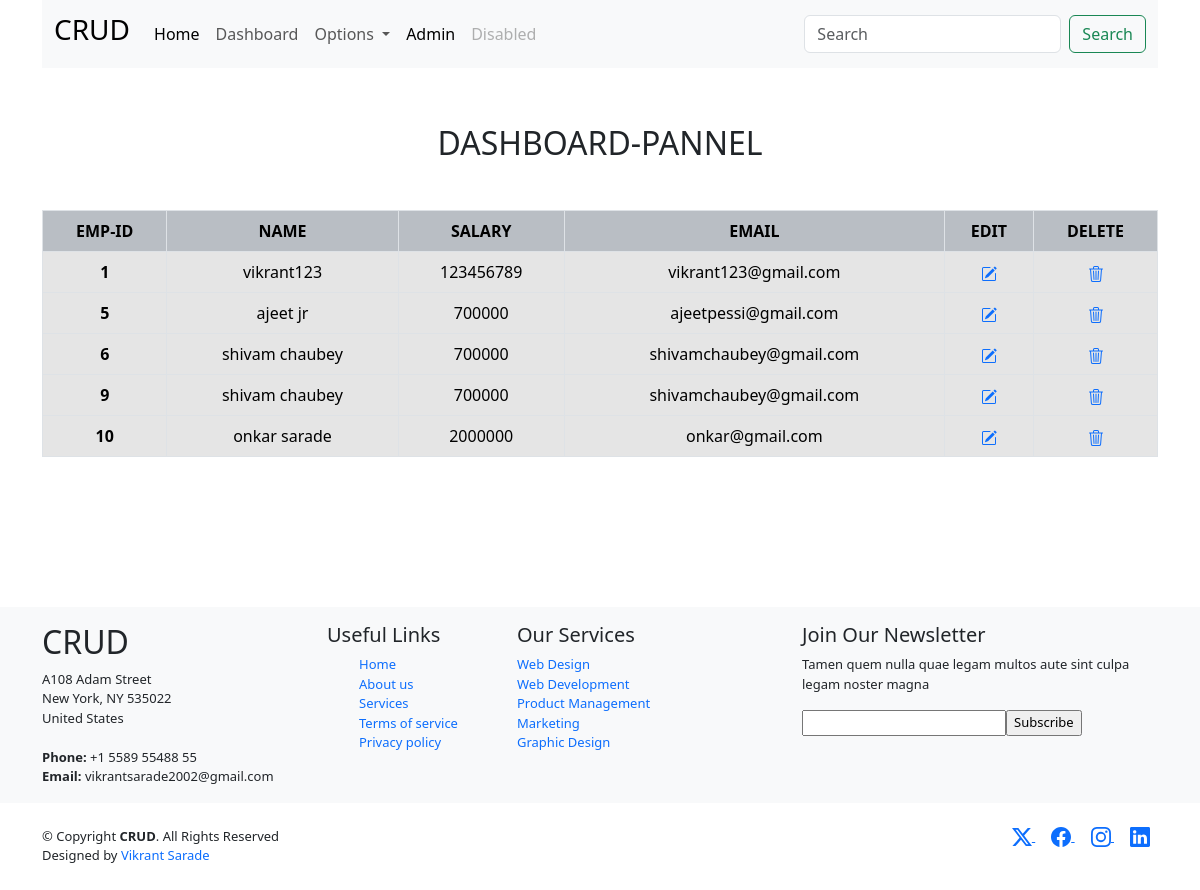
/dashboard/, run on the app's committed database.
### crudapp/models.py (models this page shows)
class Employee(models.Model):
    name=models.CharField(max_length=20)
    salary=models.IntegerField()
    email=models.EmailField(max_length=30)

### crudapp/views.py (the view)
# urls.py: path('dashboard/',views.dashboard),
def dashboard(request):
    emp=Employee.objects.all() # Retrieve all Employee objects from the database
    context={'data':emp}    # Create a dictionary named context with key "data" and value emp
    return render(request,"dashboard.html",context) # Render the dashboard.html template with the context data

### templates/dashboard.html (shortened to what this page needs)
{% extends 'base.html' %}
{% block body %}
{% load static %}
<html lang="en">
  <head>
    <link href="https://cdn.jsdelivr.net/npm/bootstrap@5.3.3/dist/css/bootstrap.min.css" rel="stylesheet">
  </head>
  <body>
    <div style="margin-top: 100px; margin-bottom: 150px;" class="container ">
      <h2 class="text-center pt-4">DASHBOARD-PANNEL</h2>
        <form action="" method="post">
        <table class="table table-hover table-active table-bordered mt-5" >
            <thead>
              <tr >
                <th class="text-center bg-dark-subtle" scope="col">EMP-ID</th>
                <th class="text-center bg-dark-subtle" scope="col">NAME</th>
                <th class="text-center bg-dark-subtle" scope="col">SALARY</th>
                <th class="text-center bg-dark-subtle" scope="col">EMAIL</th>
                <th class="text-center bg-dark-subtle" scope="col">EDIT</th>
                <th class="text-center bg-dark-subtle" scope="col">DELETE</th>
              </tr>
            </thead>
            <tbody>
              {% for i in data %}
              <tr>
                <th class="text-center" scope="row">{{i.id}}</th>
                <td class="text-center">{{i.name}}</td>
                <td class="text-center">{{i.salary}}</td>
                <td class="text-center">{{i.email}}</td>
                <td class="text-center">
                </svg> <a href="/edit/{{i.id}}"><svg xmlns="http://www.w3.org/2000/svg" width="16" height="16" fill="currentColor" class="bi bi-pencil-square" viewBox="0 0 16 16">
                  <path fill-rule="evenodd" d="M1 13.5A1.5 1.5 0 0 0 2.5 15h11a1.5 1.5 0 0 0 1.5-1.5v-6a.5.5 0 0 0-1 0v6a.5.5 0 0 1-.5.5h-11a.5.5 0 0 1-.5-.5v-11a.5.5 0 0 1 .5-.5H9a.5.5 0 0 0 0-1H2.5A1.5 1.5 0 0 0 1 2.5z"/></a>
               </td>
                <td class="text-center">
                </svg> <a href="/delete/{{i.id}}"><svg xmlns="http://www.w3.org/2000/svg" width="16" height="16" fill="currentColor" class="bi bi-trash3" viewBox="0 0 16 16">
                  </a>
                </td>
              </tr>
              {% endfor %}
            </tbody>
          </table>
          </form>
    </div>
    {% endblock body %}

### templates/base.html (shortened to what this page needs)
<!doctype html>
{% load static %}
<html lang="en">
  <head>
    <link href="https://cdn.jsdelivr.net/npm/bootstrap@5.3.3/dist/css/bootstrap.min.css" rel="stylesheet">
  </head>
  <body style="background-image: url(https://images.squarespace-cdn.com/content/v1/615be2c9cab31a4b81c40260/b4d0665e-c2a8-42d7-8595-1d8d24838271/LIGHT+-+BG2.jpg);">
    <header id="header" class="fixed-top" >
        <div class="container d-flex align-items-center justify-content-between">
            <nav class="navbar col-12 navbar-expand-lg bg-body-tertiary">
                <div class="container-fluid">
                  <a class="navbar-brand" href="/index"><h3>CRUD</h3> </a>
                  <div class="collapse navbar-collapse" id="navbarSupportedContent">
                    <ul class="navbar-nav me-auto mb-2 mb-lg-0">
                      <li class="nav-item">
                        <a class="nav-link active" aria-current="page" href="/index">Home</a>
                      </li>
                      <li class="nav-item">
                        <a class="nav-link" href="/dashboard">Dashboard</a>
                      </li>
                      <li class="nav-item dropdown">
                        <a class="nav-link dropdown-toggle" href="#" role="button" data-bs-toggle="dropdown" aria-expanded="false">
                          Options
                        </a>
                      </li>
                      <li class="nav-item">
                        <a class="nav-link active" aria-current="page" href="/admin">Admin</a>
                      </li>
                      <li class="nav-item">
                        <a class="nav-link disabled" aria-disabled="true">Disabled</a>
                      </li>
                    </ul>
                    <form class="d-flex" role="search">
                      <input class="form-control me-2" type="search" placeholder="Search" aria-label="Search">
                      <button class="btn btn-outline-success" type="submit">Search</button>
                    </form>
                  </div>
                </div>
              </nav>
        </div>
    </header>
    <main id="main">
        {% block body %}
        {% endblock body %}
    </main>
    <footer style="font-size: small; " id="footer">
        <div class="footer-top bg-body-tertiary pt-3">
          <div class="container">
            <div class="row">
              <div class="col-lg-3 col-md-6 footer-contact">
                <h2>CRUD</h2>
                <p>
                  A108 Adam Street <br>
                  New York, NY 535022<br>
                  United States <br><br>
                  <strong>Phone:</strong> +1 5589 55488 55<br>
                  <strong>Email:</strong> vikrantsarade2002@gmail.com<br>
                </p>
              </div>
              <div class="col-lg-2 col-md-6 footer-links">
                <h5>Useful Links</h5>
                <ul style="list-style: none;">
                  <li > <a href="/" style="text-decoration: none; "  >Home</a></li>
                  <li> <a href="/about" style="text-decoration: none; "  >About us</a></li>
                  <li> <a href="#" style="text-decoration: none; " >Services </a></li>
                  <li> <a href="#" style="text-decoration: none; ">Terms of service</a></li>
                  <li> <a href="#" style="text-decoration: none; ">Privacy policy</a></li>
                </ul>
              </div>
              <div class="col-lg-3 col-md-6 footer-links">
                <h5>Our Services</h5>
                <ul style="list-style: none; padding: 0; margin: 0;">
                    <li> <a href="#" style="text-decoration: none; ">Web Design</a></li>
                    <li> <a href="#" style="text-decoration: none; ">Web Development</a></li>
                    <li> <a href="#" style="text-decoration: none; ">Product Management</a></li>
                    <li> <a href="#" style="text-decoration: none; ">Marketing</a></li>
                    <li> <a href="#" style="text-decoration: none; ">Graphic Design</a></li>
                </ul>
            </div>
              <div class="col-lg-4 col-md-6 footer-newsletter">
                <h5>Join Our Newsletter</h5>
                <p>Tamen quem nulla quae legam multos aute sint culpa legam noster magna</p>
                <form action="" method="post">
                  <input type="email" name="email"><input type="submit" value="Subscribe">
                </form>
              </div>
            </div>
          </div>
        </div>
        <div class="container d-md-flex py-4">
          <div class="me-md-auto text-center text-md-start">
            <div class="copyright">
              &copy; Copyright <strong><span>CRUD</span></strong>. All Rights Reserved
            </div>
            <div class="credits">
              Designed by <a href="https://www.linkedin.com/in/vikrantsarade" style="text-decoration: none; ">Vikrant Sarade</a>
            </div>
          </div>
          <div class="social-links text-center text-md-right pt-3 pt-md-0">
            <a target="_blank" href="https://www.linkedin.com/in/vikrantsarade" class="twitter p-2 "></i> <svg xmlns="http://www.w3.org/2000/svg" width="20" height="20" fill="currentColor" class="bi bi-twitter-x" viewBox="0 0 16 16">
                <path d="M12.6.75h2.454l-5.36 6.142L16 15.25h-4.937l-3.867-5.07-4.425 5.07H.316l5.733-6.57L0 .75h5.063l3.495 4.633L12.601.75Zm-.86 13.028h1.36L4.323 2.145H2.865z"/>
              </svg>  </a>
            <a target="_blank" href="https://www.linkedin.com/in/vikrantsarade" class="facebook p-2 "></i>   </a>
            <a target="_blank" href="https://www.linkedin.com/in/vikrantsarade" class="instagram  p-2"></i>   </a>
            <a target="_blank" href="https://www.linkedin.com/in/vikrantsarade" class="linkedin  p-2"></i>   </a>
          </div>
        </div>
      </footer>
  </body>
</html>

### data on the page
Employee: id "1", name "vikrant123", salary "123456789", email "vikrant123@gmail.com"
Employee: id "5", name "ajeet jr", salary "700000", email "ajeetpessi@gmail.com"
Employee: id "6", name "shivam chaubey", salary "700000", email "shivamchaubey@gmail.com"
Employee: id "9", name "shivam chaubey", salary "700000", email "shivamchaubey@gmail.com"
Employee: id "10", name "onkar sarade", salary "2000000", email "onkar@gmail.com"
